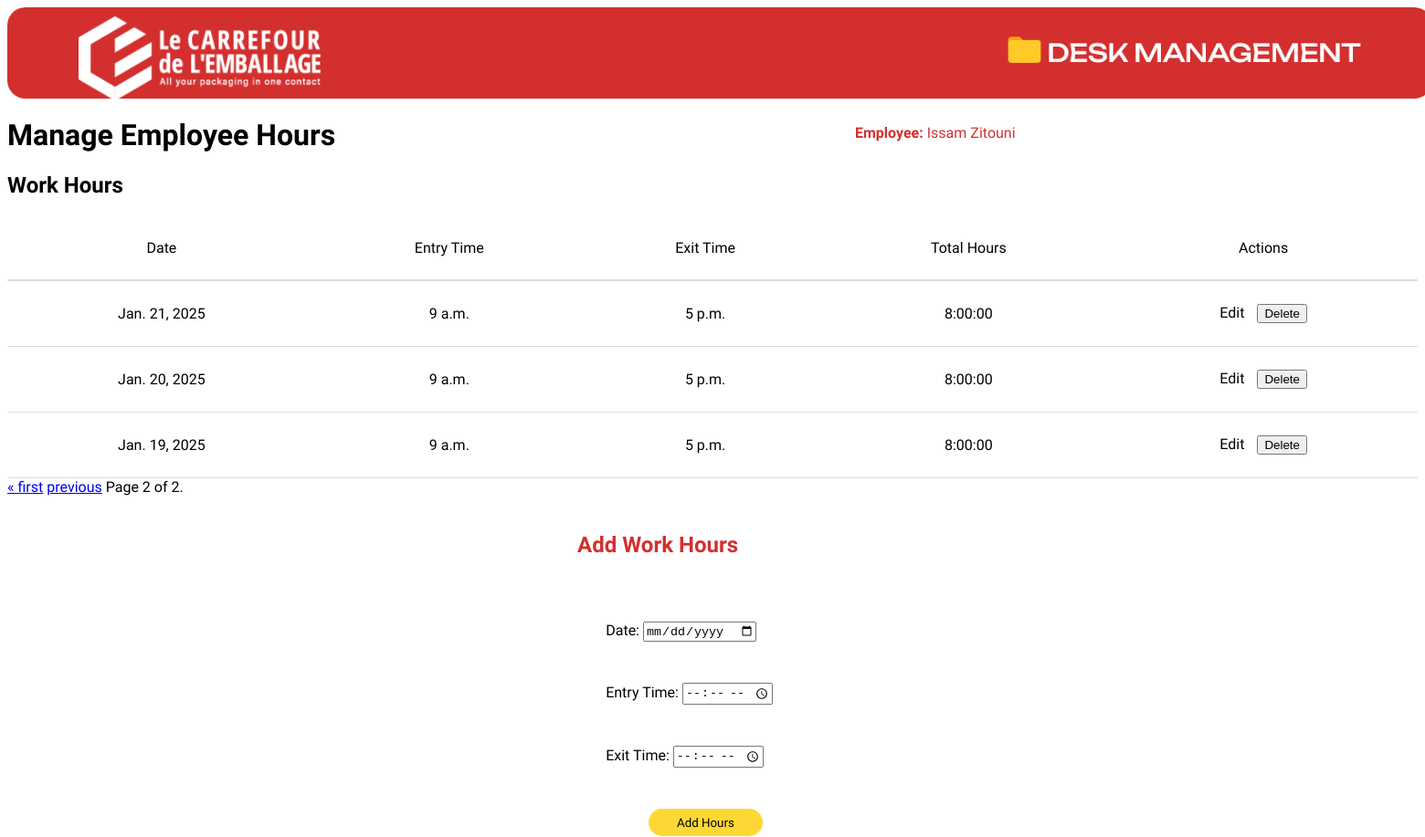
The app's page /employee/hours/?page=2 (signed in) with its own data.
### admin_dashboard/models.py (models this page shows, shortened)
class Employee(models.Model):
    user = models.OneToOneField(
        User, on_delete=models.CASCADE, help_text="Link to the Django user", null=True, blank=True
    )
    first_name = models.CharField(max_length=20, help_text="Enter the employee's first name")
    last_name = models.CharField(max_length=20, help_text="Enter the employee's last name")
    role = models.OneToOneField(
        Role,
        on_delete=models.CASCADE,  # Specify the behavior when the related Role is deleted
        help_text="Select a role for this employee"
    )

class Hour(models.Model):
    employee = models.ForeignKey(
        Employee,
        on_delete=models.CASCADE,
        help_text="The employee linked to these hours",
        related_name="hours"
    )
    entry_time = models.TimeField(
        null=True,
        blank=True,
        help_text="Enter the time when you entered the desk"
    )
    exit_time = models.TimeField(
        null=True,
        blank=True,
        help_text="Enter the time when you exited the desk"
    )
    date = models.DateField(
        help_text="Enter the date for this work entry"
    )
    def total_hours(self):
        if self.entry_time and self.exit_time:
            entry = timedelta(
                hours=self.entry_time.hour, minutes=self.entry_time.minute, seconds=self.entry_time.second
            )
            exit = timedelta(
                hours=self.exit_time.hour, minutes=self.exit_time.minute, seconds=self.exit_time.second
            )
            return exit - entry
        return timedelta(0)
    class Meta:
        verbose_name = "Work Hour"
        verbose_name_plural = "Work Hours"
        ordering = ["-date"]

### admin_dashboard/views.py (the view, shortened to what this page needs)
# urls.py: path('employee/hours/', views.employee_hours, name='employee_hours'),
@login_required
def employee_hours(request):
    try:
        employee = Employee.objects.get(user=request.user)
    except Employee.DoesNotExist:
        return redirect('login')
    hours = Hour.objects.filter(employee=employee)
    paginate_by = 5  # Define how many items per page you want
    paginator = Paginator(hours, paginate_by)
    page = request.GET.get('page')  # Get the page number from the request
    try:
        paginated_hours = paginator.page(page)
    except PageNotAnInteger:
        paginated_hours = paginator.page(1)
    except EmptyPage:
        paginated_hours = paginator.page(paginator.num_pages)
    return render(request, 'employee_hours.html', {'employee': employee,
                                                   'hours': paginated_hours,  # Use the paginated data
                                                   'paginator': paginator,  # Pass paginator for navigation controls
                                                   })

### admin_dashboard/templates/employee_hours.html (shortened to what this page needs)
{% extends "base_generic.html" %}
{% block content %}
<h1>Manage Employee Hours</h1>
<p class="manageemployeeh"><strong>Employee:</strong> {{ employee.first_name }} {{ employee.last_name }}</p>
<h2>Work Hours</h2>
<table class="table table-striped">
    <thead>
    <tr>
        <th>Date</th>
        <th>Entry Time</th>
        <th>Exit Time</th>
        <th>Total Hours</th>
        <th>Actions</th>
    </tr>
    </thead>
    <tbody>
    {% for record in hours %}
    <tr>
        <td>{{ record.date }}</td>
        <td>{{ record.entry_time }}</td>
        <td>{{ record.exit_time }}</td>
        <td>{{ record.total_hours }}</td>
        <td>
            <a href="{% url 'edit_employee_hour' employee.id record.id %}" class="btn btn-warning btn-sm">Edit</a>
            <form action="{% url 'delete_employee_hour' employee.id record.id %}" method="POST" style="display:inline;">
                <button type="submit" class="btn btn-danger btn-sm" onclick="return confirm('Are you sure you want to delete this hour entry?')">Delete</button>
            </form>
        </td>
    </tr>
    {% empty %}
    <tr>
        <td colspan="5">No work hours recorded for this employee.</td>
    </tr>
    {% endfor %}
    </tbody>
</table>
<div class="pagination">
    <span class="step-links">
        {% if hours.has_previous %}
            <a href="?page=1">&laquo; first</a>
            <a href="?page={{ hours.previous_page_number }}">previous</a>
        {% endif %}
        <span class="current">
            Page {{ hours.number }} of {{ hours.paginator.num_pages }}.
        </span>
    </span>
</div>
<h2 class="addhours">Add Work Hours</h2>
<form method="POST" class="form-inline formstyle">
    <div class="form-group">
        <label for="date">Date:</label>
        <input type="date" name="date" id="date" class="form-control" required>
    </div>
    <div class="form-group">
        <label for="entry_time">Entry Time:</label>
        <input type="time" name="entry_time" id="entry_time" class="form-control" required>
    </div>
    <div class="form-group">
        <label for="exit_time">Exit Time:</label>
        <input type="time" name="exit_time" id="exit_time" class="form-control" required>
    </div>
    <button type="submit" class="btn btn-primary">Add Hours</button>
</form>
{% endblock %}

### admin_dashboard/static/admin_dashboard/css/styles.css (style rules this page uses)
p, h1, h2, h3, .pagination { font-family: Unbounded; }
table { width: 100%; border-collapse: collapse; margin-top: 0px; }
thead th { font-family: Unbounded; text-align: left; padding: 25px; margin-right: 35px; border-bottom: 2px solid #ddd; font-weight: 400; }
tbody td { font-family: Unbounded; font-weight: 300; padding: 25px; border-bottom: 1px solid #ddd; }
td a { text-decoration: none; color: #000000; margin-right: 10px; }
thead th, tbody td { text-align: center; }
.manageemployeeh { position: absolute; color: #d32f2f; left: 60vw; top: 120px; }
.addhours { position: relative; color: #d32f2f; left: 40vw; top: 20px; }
.formstyle { font-family: Unbounded; position: relative; top: 70px; left: 42vw; }
.btn-primary { position: relative; left: 3vw; width: 8vw; height: 30px; font-family: Unbounded; font-weight: 300; color: black; background-color: #fdd835; border: none; cursor: pointer; text-decoration: none; line-height: 30px; border-radius: 20px; }
.form-group { margin-bottom: 45px; margin-right: 10px; }

### records on screen
Employee: first_name "Issam", last_name "Zitouni"
Hour: date "Jan. 21, 2025", entry_time "9 a.m.", exit_time "5 p.m.", total_hours "8:00:00"
Hour: date "Jan. 20, 2025", entry_time "9 a.m.", exit_time "5 p.m.", total_hours "8:00:00"
Hour: date "Jan. 19, 2025", entry_time "9 a.m.", exit_time "5 p.m.", total_hours "8:00:00"

### other values on screen
{{ hours.number }} "2"
{{ hours.paginator.num_pages }} "2"
